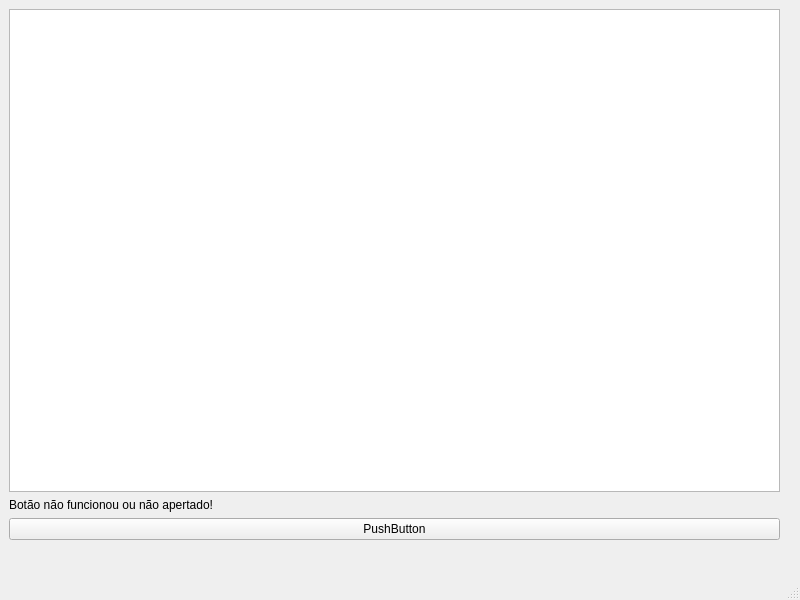
<?xml version="1.0" encoding="UTF-8"?>
<ui version="4.0">
 <class>MainWindow</class>
 <widget class="QMainWindow" name="MainWindow">
  <property name="geometry">
   <rect>
    <x>0</x>
    <y>0</y>
    <width>800</width>
    <height>600</height>
   </rect>
  </property>
  <property name="windowTitle">
   <string>Teste PyQT5</string>
  </property>
  <widget class="QWidget" name="centralwidget">
   <widget class="QWidget" name="gridLayoutWidget">
    <property name="geometry">
     <rect>
      <x>9</x>
      <y>9</y>
      <width>771</width>
      <height>531</height>
     </rect>
    </property>
    <layout class="QGridLayout" name="gridLayout_2">
     <item row="1" column="0">
      <widget class="QLabel" name="status">
       <property name="text">
        <string>Botão não funcionou ou não apertado!</string>
       </property>
       <property name="textFormat">
        <enum>Qt::AutoText</enum>
       </property>
      </widget>
     </item>
     <item row="2" column="0">
      <widget class="QPushButton" name="botao">
       <property name="text">
        <string>PushButton</string>
       </property>
      </widget>
     </item>
     <item row="0" column="0">
      <widget class="QTextBrowser" name="exibir_texto"/>
     </item>
    </layout>
   </widget>
  </widget>
  <widget class="QStatusBar" name="statusbar"/>
 </widget>
 <resources/>
 <connections/>
</ui>
